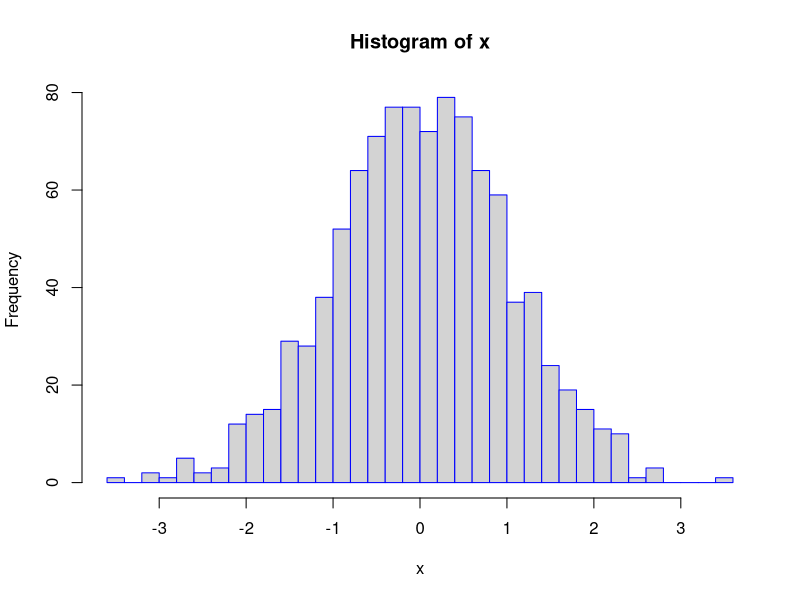
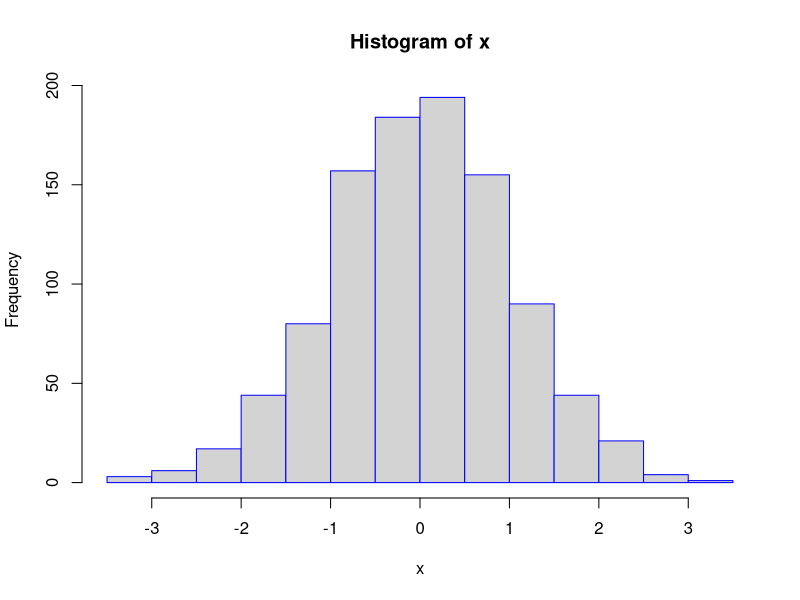

Write the R code that produced these figures, in order.


my_ellipsis_function <- function(...) {   ###SAMPLE FUNCTION
     input_list <- as.list(substitute(list(...)))
     }


###

df <- data.frame(x=rnorm(5),y=runif(5))
names(df) <- 1:2
df
df$`1`
#1         2
#1 -1.2035003 0.6989573
#2 -1.2146266 0.8272276
#3  0.3563335 0.0947696
#4 -0.4372646 0.9765767
#5 -0.9952423 0.6477714
#> df$1
#Error: unexpected numeric constant in "df$1"
#  THIS WORKS!!!  Single backticks...work inside formulass where ["1"]  will NOT!! > df$`1`
#[1] -1.2035003 -1.2146266  0.3563335 -0.4372646 -0.9952423


myhist <- function(x, border="blue", ...){
     hist(x, border=border, ...)
}
set.seed(5)
#png("ellipsis1.png")
myhist(rnorm(1000), breaks=30)
#dev.off()
set.seed(5)
#png("ellipsis2.png")
myhist(rnorm(1000)) 
#dev.off()